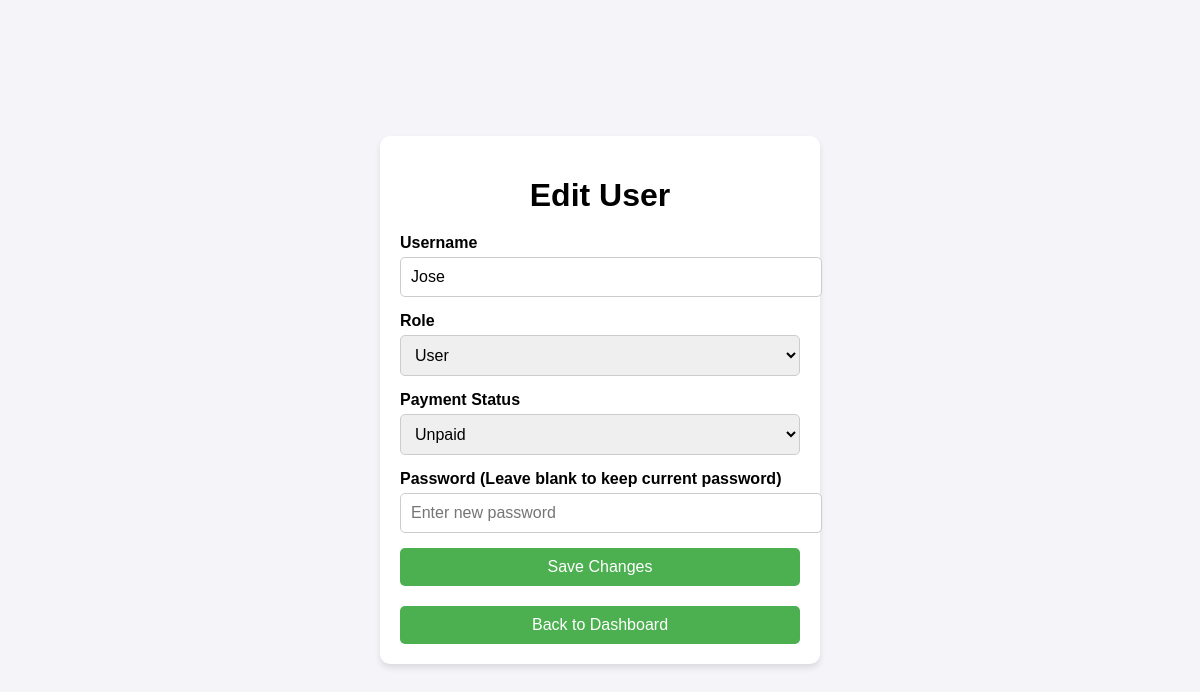
Page /admin/edit_user/3 (signed in) on the committed database.
### app.py (models this page shows, shortened)
class User(db.Model, UserMixin):
    id = db.Column(db.Integer, primary_key=True)
    username = db.Column(db.String(20), unique=True, nullable=False)
    password = db.Column(db.String(60), nullable=False)
    role = db.Column(db.String(10), nullable=False, default='user')  # 'admin' or 'user'
    is_paid = db.Column(db.Boolean, default=False)
    payment_due_date = db.Column(db.Date, nullable=True)

### app.py (the view, shortened to what this page needs)
@app.route('/admin/edit_user/<int:user_id>', methods=['GET', 'POST'])
@login_required
def edit_user(user_id):
    if current_user.role != 'admin':
        flash('Unauthorized access!', 'error')
        return redirect(url_for('dashboard'))
    user = User.query.get_or_404(user_id)
    return render_template('edit_user.html', user=user)

### app.py (called while the page is built)
@login_manager.user_loader
def load_user(user_id):
    return User.query.get(int(user_id))

### templates/edit_user.html (shortened to what this page needs)
<!DOCTYPE html>
<html lang="en">
<head>
</head>
<body>
    <div class="edit-user-container">
        <h1>Edit User</h1>
        <form action="{{ url_for('edit_user', user_id=user.id) }}" method="post">
            <div class="form-group">
                <label for="username">Username</label>
                <input type="text" id="username" name="username" value="{{ user.username }}" required>
            </div>
            <div class="form-group">
                <label for="role">Role</label>
                <select id="role" name="role">
                    <option value="user" {% if user.role == 'user' %}selected{% endif %}>User</option>
                </select>
            </div>
            <div class="form-group">
                <label for="is_paid">Payment Status</label>
                <select id="is_paid" name="is_paid">
                    <option value="false" {% if not user.is_paid %}selected{% endif %}>Unpaid</option>
                </select>
            </div>
            <div class="form-group">
                <label for="password">Password (Leave blank to keep current password)</label>
                <input type="password" id="password" name="password" placeholder="Enter new password">
            </div>
            <div class="form-group">
                <button type="submit">Save Changes</button>
            </div>
        </form>
        <a href="{{ url_for('admin_dashboard') }}" class="back-link">Back to Dashboard</a>
    </div>
</body>
</html>

### templates/edit_user.html (style rules this page uses)
body { font-family: Arial, sans-serif; display: flex; justify-content: center; align-items: center; height: 100vh; margin: 0; background-color: #f4f4f9; }
.edit-user-container { background: #ffffff; padding: 20px; border-radius: 10px; box-shadow: 0 4px 6px rgba(0, 0, 0, 0.1); width: 100%; max-width: 400px; }
.edit-user-container h1 { text-align: center; margin-bottom: 20px; }
.form-group { margin-bottom: 15px; }
.form-group label { display: block; margin-bottom: 5px; font-weight: bold; }
.form-group input, .form-group select { width: 100%; padding: 10px; border: 1px solid #ccc; border-radius: 5px; font-size: 16px; }
.form-group button { width: 100%; padding: 10px; background-color: #4CAF50; color: white; border: none; border-radius: 5px; font-size: 16px; cursor: pointer; }
.back-link { display: block; text-align: center; margin-top: 20px; padding: 10px; background-color: #4CAF50; color: white; text-decoration: none; border-radius: 5px; font-size: 16px; }

### rows in the picture
User: username "Jose", role "User", is_paid "Unpaid"
